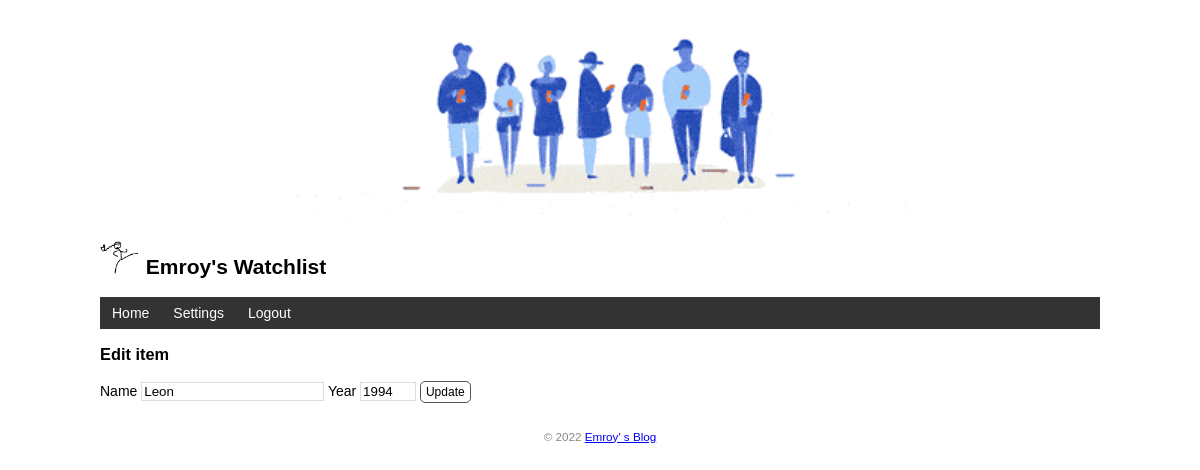
Screenshot of /book/edit/4 (signed in) with the database file from the repository.
### app.py (models this page shows, shortened)
class User(db.Model, UserMixin):  # 表名user(自动生成) 单个单词转小写 多个小写下划线分割
    id = db.Column(db.Integer, primary_key=True)  # 主键
    name = db.Column(db.String(20))   # 名字
    username = db.Column(db.String(20))  # 用户名
    password_hash = db.Column(db.String(128))  # 密码散列值

class Book(db.Model):  # 表名book
    id = db.Column(db.Integer, primary_key=True)
    title = db.Column(db.String(60))  # 书名
    year = db.Column(db.String(4))  # 年份

### app.py (the view, shortened to what this page needs)
@app.route('/book/edit/<int:book_id>', methods=['GET', 'POST'])
@login_required   # 视图保护层面附加装饰器，不允许未登录用户访问  页面上有些内容需要对未登录用户隐藏 ，即认证保护。
def edit(book_id):
    book = Book.query.get_or_404(book_id)
    return render_template('edit.html', book=book)  # 传入被编辑的电影记录

### app.py (called while the page is built)
@app.context_processor
def inject_user():  # 函数名可以随意修改
    user = User.query.first()
    return dict(user=user)  # 需要返回字典，等同于 return {'user': user}

@login_manager.user_loader
def load_user(user_id):  # 创建用户加载回调函数，接受用户I的作为参数
    user = User.query.get(int(user_id))  # 用ID作为User模型类的主键查询对应的用户
    return user  # 返回用户对象

### templates/edit.html
{% extends 'base.html' %}
{% block content %}
<h3>Edit item</h3>
<form method="post">
    Name <input type="text" name="title" autocomplete="off" required value="{{ book.title }}">
    Year <input type="text" name="year" autocomplete="off" required value="{{ book.year }}">
    <input class="btn" type="submit" name="submit" value="Update">
</form>
{% endblock %}

### templates/base.html (shortened to what this page needs)
<!DOCTYPE html>
<html lang="en">
<head>
    {% block head %}
    <link rel="stylesheet" href="{{ url_for('static', filename='style.css') }}" type="text/css">
    {% endblock %}
</head>
<body>
    <h2>
        <img alt="people" class="people" src="{{ url_for('static', filename='images/people.gif') }}">
        <br>
        <img alt="Avatar" class="avatar" src="{{ url_for('static', filename='images/logo.png') }}">
        {{ user.name }}'s Watchlist
    </h2>
    <nav>
        <ul>
            <li><a href="{{ url_for('index') }}">Home</a></li>
        {% if current_user.is_authenticated %}
            <li><a href="{{ url_for('settings') }}">Settings</a></li>
            <li><a href="{{ url_for('logout') }}">Logout</a></li>
        {% else %}
            <li><a href="{{ url_for('login') }}">Login</a></li>
        {% endif %}
        </ul>
    </nav>
    {% block content %}{% endblock %}
    <footer>
        <small>&copy; 2022 <a href="https://prime.org.cn/">Emroy' s Blog</a></small>
    </footer>
</body>
</html>

### static/style.css (style rules this page uses)
body { margin: auto; max-width: 1000px; font-size: 14px; font-family: Helvetica, Arial, sans-serif; }
footer { color: #888; margin-top: 15px; text-align: center; padding: 10px; }
.avatar { width: 40px; }
.people { display: block; margin: 0 auto; height: 200px; }
nav ul { list-style-type: none; margin: 0; padding: 0; overflow: hidden; background-color: #333; }
nav li { float: left; }
nav li a { display: block; color: white; text-align: center; padding: 8px 12px; text-decoration: none; }
input[type=submit] { font-family: inherit; }
input[type=text] { border: 1px solid #ddd; }
input[name=year] { width: 50px; }
.btn { font-size: 12px; padding: 3px 5px; text-decoration: none; cursor: pointer; background-color: white; color: black; border: 1px solid #555555; border-radius: 5px; }

### rows the page displays
User: name "Emroy"
Book: title "Leon", year "1994"
